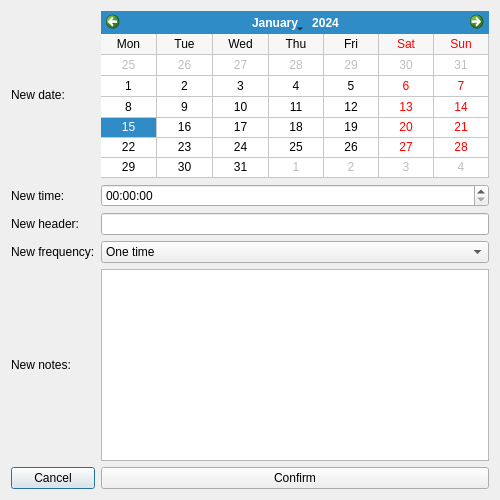
<?xml version="1.0" encoding="UTF-8"?>
<ui version="4.0">
 <class>EditEvent</class>
 <widget class="QDialog" name="EditEvent">
  <property name="geometry">
   <rect>
    <x>0</x>
    <y>0</y>
    <width>500</width>
    <height>500</height>
   </rect>
  </property>
  <property name="minimumSize">
   <size>
    <width>500</width>
    <height>500</height>
   </size>
  </property>
  <property name="maximumSize">
   <size>
    <width>500</width>
    <height>500</height>
   </size>
  </property>
  <property name="windowTitle">
   <string>Dialog</string>
  </property>
  <layout class="QGridLayout" name="gridLayout">
   <item row="1" column="0">
    <widget class="QLabel" name="label_2">
     <property name="text">
      <string>New time:</string>
     </property>
    </widget>
   </item>
   <item row="5" column="0">
    <widget class="QPushButton" name="cancelButton">
     <property name="text">
      <string>Cancel</string>
     </property>
    </widget>
   </item>
   <item row="0" column="1">
    <widget class="QCalendarWidget" name="calendarWidget">
     <property name="minimumDate">
      <date>
       <year>2021</year>
       <month>6</month>
       <day>5</day>
      </date>
     </property>
     <property name="gridVisible">
      <bool>true</bool>
     </property>
     <property name="verticalHeaderFormat">
      <enum>QCalendarWidget::NoVerticalHeader</enum>
     </property>
    </widget>
   </item>
   <item row="5" column="1">
    <widget class="QPushButton" name="confirmButton">
     <property name="text">
      <string>Confirm</string>
     </property>
    </widget>
   </item>
   <item row="4" column="0">
    <widget class="QLabel" name="label_4">
     <property name="text">
      <string>New notes:</string>
     </property>
    </widget>
   </item>
   <item row="1" column="1">
    <widget class="QTimeEdit" name="timeEdit"/>
   </item>
   <item row="0" column="0">
    <widget class="QLabel" name="label">
     <property name="text">
      <string>New date:</string>
     </property>
    </widget>
   </item>
   <item row="2" column="1">
    <widget class="QLineEdit" name="lineNewHeader"/>
   </item>
   <item row="2" column="0">
    <widget class="QLabel" name="label_3">
     <property name="text">
      <string>New header:</string>
     </property>
    </widget>
   </item>
   <item row="4" column="1">
    <widget class="QPlainTextEdit" name="plainTextEdit"/>
   </item>
   <item row="3" column="0">
    <widget class="QLabel" name="label_5">
     <property name="text">
      <string>New frequency:</string>
     </property>
    </widget>
   </item>
   <item row="3" column="1">
    <widget class="QComboBox" name="comboBox">
     <item>
      <property name="text">
       <string>One time</string>
      </property>
     </item>
     <item>
      <property name="text">
       <string>Every hour</string>
      </property>
     </item>
     <item>
      <property name="text">
       <string>Every day</string>
      </property>
     </item>
     <item>
      <property name="text">
       <string>Every week</string>
      </property>
     </item>
     <item>
      <property name="text">
       <string>Every month</string>
      </property>
     </item>
    </widget>
   </item>
  </layout>
 </widget>
 <resources/>
 <connections/>
</ui>
